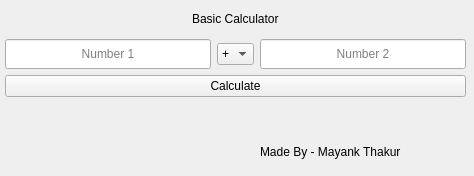
<?xml version="1.0" encoding="UTF-8"?>
<ui version="4.0">
 <class>MainWindow</class>
 <widget class="QMainWindow" name="MainWindow">
  <property name="windowModality">
   <enum>Qt::NonModal</enum>
  </property>
  <property name="geometry">
   <rect>
    <x>0</x>
    <y>0</y>
    <width>474</width>
    <height>176</height>
   </rect>
  </property>
  <property name="sizePolicy">
   <sizepolicy hsizetype="Expanding" vsizetype="Expanding">
    <horstretch>0</horstretch>
    <verstretch>0</verstretch>
   </sizepolicy>
  </property>
  <property name="minimumSize">
   <size>
    <width>474</width>
    <height>176</height>
   </size>
  </property>
  <property name="maximumSize">
   <size>
    <width>474</width>
    <height>176</height>
   </size>
  </property>
  <property name="windowTitle">
   <string>Basic Calculator</string>
  </property>
  <property name="unifiedTitleAndToolBarOnMac">
   <bool>true</bool>
  </property>
  <widget class="QWidget" name="centralwidget">
   <widget class="QWidget" name="formLayoutWidget">
    <property name="geometry">
     <rect>
      <x>0</x>
      <y>0</y>
      <width>471</width>
      <height>171</height>
     </rect>
    </property>
    <property name="contextMenuPolicy">
     <enum>Qt::NoContextMenu</enum>
    </property>
    <layout class="QGridLayout" name="gridLayout">
     <property name="leftMargin">
      <number>5</number>
     </property>
     <property name="topMargin">
      <number>5</number>
     </property>
     <property name="rightMargin">
      <number>5</number>
     </property>
     <property name="bottomMargin">
      <number>5</number>
     </property>
     <item row="3" column="1">
      <widget class="QLabel" name="label_equals">
       <property name="contextMenuPolicy">
        <enum>Qt::NoContextMenu</enum>
       </property>
       <property name="text">
        <string/>
       </property>
       <property name="alignment">
        <set>Qt::AlignCenter</set>
       </property>
       <property name="textInteractionFlags">
        <set>Qt::TextSelectableByMouse</set>
       </property>
      </widget>
     </item>
     <item row="0" column="0" colspan="3" alignment="Qt::AlignHCenter|Qt::AlignVCenter">
      <widget class="QLabel" name="title">
       <property name="text">
        <string>Basic Calculator</string>
       </property>
      </widget>
     </item>
     <item row="4" column="2">
      <widget class="QLabel" name="label_credit">
       <property name="text">
        <string>Made By - Mayank Thakur</string>
       </property>
      </widget>
     </item>
     <item row="3" column="0">
      <widget class="QLabel" name="label_result">
       <property name="sizePolicy">
        <sizepolicy hsizetype="Expanding" vsizetype="Preferred">
         <horstretch>0</horstretch>
         <verstretch>0</verstretch>
        </sizepolicy>
       </property>
       <property name="contextMenuPolicy">
        <enum>Qt::NoContextMenu</enum>
       </property>
       <property name="text">
        <string/>
       </property>
       <property name="alignment">
        <set>Qt::AlignCenter</set>
       </property>
       <property name="textInteractionFlags">
        <set>Qt::TextSelectableByMouse</set>
       </property>
      </widget>
     </item>
     <item row="2" column="0" colspan="3">
      <widget class="QPushButton" name="calc_button">
       <property name="text">
        <string>Calculate</string>
       </property>
      </widget>
     </item>
     <item row="1" column="1">
      <widget class="QComboBox" name="comboBox">
       <property name="contextMenuPolicy">
        <enum>Qt::NoContextMenu</enum>
       </property>
       <property name="editable">
        <bool>false</bool>
       </property>
       <property name="duplicatesEnabled">
        <bool>false</bool>
       </property>
       <property name="frame">
        <bool>true</bool>
       </property>
       <item>
        <property name="text">
         <string>+</string>
        </property>
       </item>
       <item>
        <property name="text">
         <string>-</string>
        </property>
       </item>
       <item>
        <property name="text">
         <string>*</string>
        </property>
       </item>
       <item>
        <property name="text">
         <string>/</string>
        </property>
       </item>
      </widget>
     </item>
     <item row="1" column="2">
      <widget class="QLineEdit" name="inp2">
       <property name="minimumSize">
        <size>
         <width>100</width>
         <height>30</height>
        </size>
       </property>
       <property name="contextMenuPolicy">
        <enum>Qt::DefaultContextMenu</enum>
       </property>
       <property name="layoutDirection">
        <enum>Qt::LeftToRight</enum>
       </property>
       <property name="text">
        <string/>
       </property>
       <property name="maxLength">
        <number>999999999</number>
       </property>
       <property name="alignment">
        <set>Qt::AlignCenter</set>
       </property>
       <property name="placeholderText">
        <string>Number 2</string>
       </property>
       <property name="clearButtonEnabled">
        <bool>false</bool>
       </property>
      </widget>
     </item>
     <item row="3" column="2">
      <widget class="QLabel" name="label_answer">
       <property name="sizePolicy">
        <sizepolicy hsizetype="Expanding" vsizetype="Preferred">
         <horstretch>0</horstretch>
         <verstretch>0</verstretch>
        </sizepolicy>
       </property>
       <property name="contextMenuPolicy">
        <enum>Qt::NoContextMenu</enum>
       </property>
       <property name="text">
        <string/>
       </property>
       <property name="alignment">
        <set>Qt::AlignCenter</set>
       </property>
       <property name="textInteractionFlags">
        <set>Qt::TextSelectableByMouse</set>
       </property>
      </widget>
     </item>
     <item row="1" column="0">
      <widget class="QLineEdit" name="inp1">
       <property name="minimumSize">
        <size>
         <width>100</width>
         <height>30</height>
        </size>
       </property>
       <property name="contextMenuPolicy">
        <enum>Qt::DefaultContextMenu</enum>
       </property>
       <property name="statusTip">
        <string>Number1</string>
       </property>
       <property name="whatsThis">
        <string>Number 1</string>
       </property>
       <property name="layoutDirection">
        <enum>Qt::LeftToRight</enum>
       </property>
       <property name="inputMethodHints">
        <set>Qt::ImhDigitsOnly|Qt::ImhPreferNumbers</set>
       </property>
       <property name="text">
        <string/>
       </property>
       <property name="maxLength">
        <number>999999999</number>
       </property>
       <property name="alignment">
        <set>Qt::AlignCenter</set>
       </property>
       <property name="placeholderText">
        <string>Number 1</string>
       </property>
      </widget>
     </item>
    </layout>
   </widget>
  </widget>
 </widget>
 <resources/>
 <connections/>
</ui>
